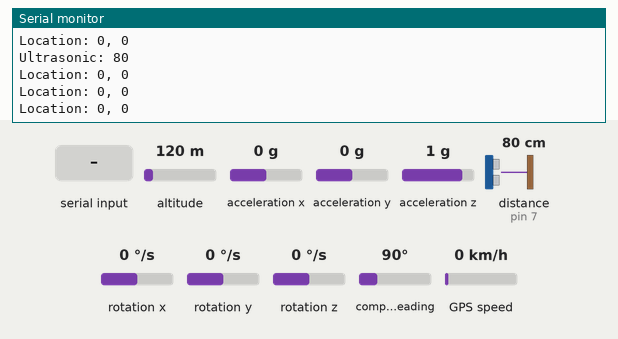
The sketch below on a simulated Arduino Uno, built with avr-gcc and run on an emulated ATmega328P. On the bench: the last lines printed to the serial monitor. The inputs (shaded band) are chosen by the test bench; at power-on: acceleration x 0 g, rotation x 0 °/s, distance to the obstacle (sensor on pin 7) 80 cm, rotation y 0 °/s, altitude 120 m, acceleration y 0 g, acceleration z 1 g, rotation z 0 °/s, compass heading 90°, GPS speed 0 km/h. The GPS gets a fix after 3 s at 37.7749, -122.4194 with 8 satellites.

Above: at 1.2 s.
1.3 s: acceleration x set to -1.4 g
At 2.48 s:
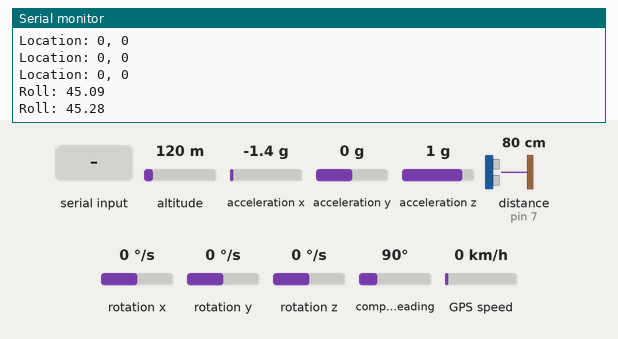
3.9 s: rotation x set to -192 °/s
At 4.7 s:
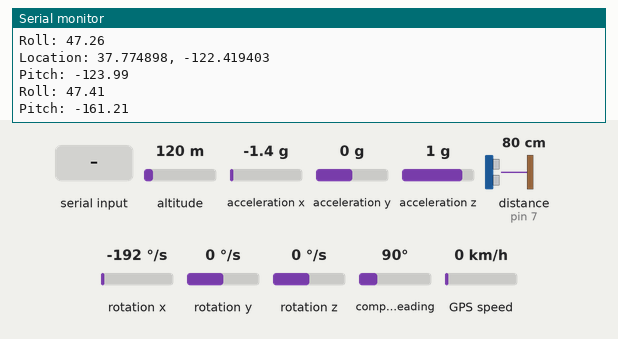
5.9 s: distance to the obstacle (sensor on pin 7) set to 2 cm
At 6.08 s:
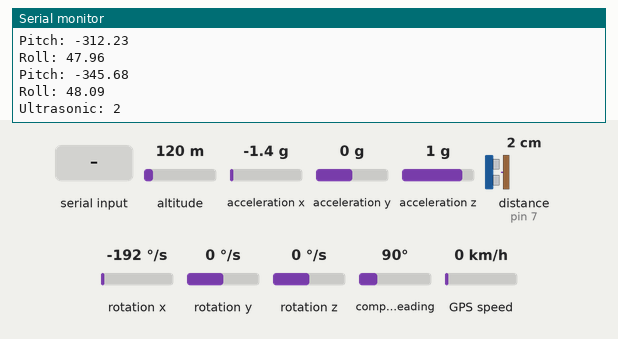
7.4 s: "1" received over the second serial link
At 8.21 s:
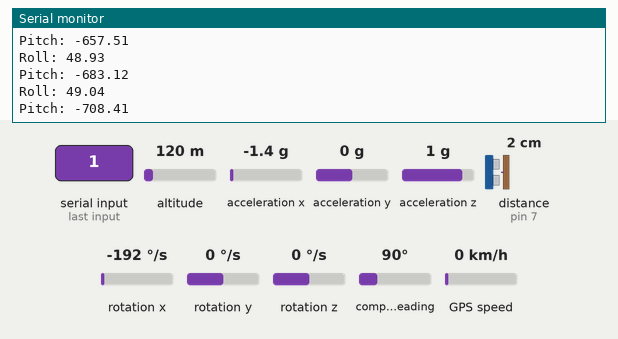
8.9 s: rotation y set to -100 °/s
At 9.49 s:
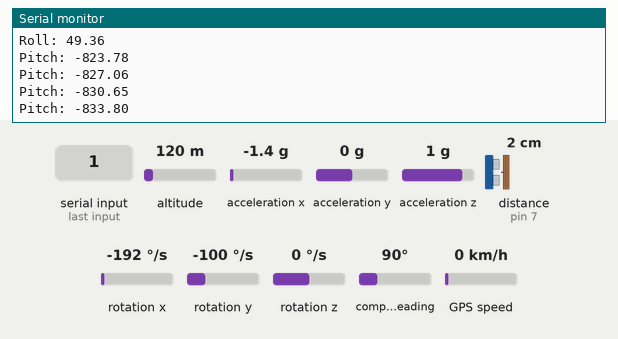
13.0 s: "0" received over the second serial link
At 14.81 s:
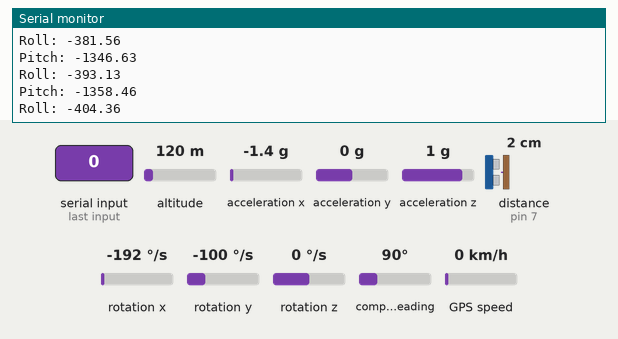
Timing chart, 0 to 15.5 s (numbered marks = the images above; inputs shaded):
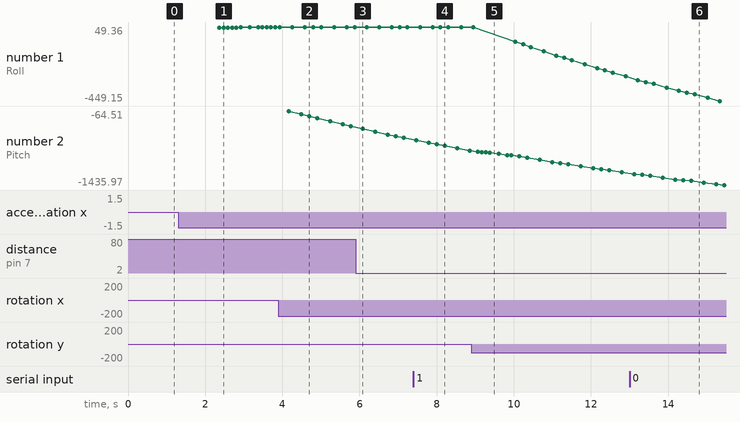

The sketch:

lectura_senesores.ino
```cpp
#include "I2Cdev.h"
#include "MPU6050.h"
#include "Wire.h"
#include "Ultrasonic.h"
#include <TinyGPSPlus.h>
#include <SoftwareSerial.h>

Ultrasonic ultrasonic(7);

TinyGPSPlus gps;
SoftwareSerial SoftSerial(6, 7);


const int mpuAddress = 0x68;
MPU6050 mpu(mpuAddress);

int ax, ay, az;
int gx, gy, gz;

long tiempo_prev;

float dt;
float ang_x, ang_y;
float ang_x_prev, ang_y_prev;

long old_ultrasonic = 0;

void updateFiltered() {
   dt = (millis() - tiempo_prev) / 1000.0;
   tiempo_prev = millis();

   float accel_ang_x = atan(ay / sqrt(pow(ax, 2) + pow(az, 2)))*(180.0 / 3.14);
   float accel_ang_y = atan(-ax / sqrt(pow(ay, 2) + pow(az, 2)))*(180.0 / 3.14);

   ang_x = 0.98*(ang_x_prev + (gx / 131)*dt) + 0.02*accel_ang_x;
   ang_y = 0.98*(ang_y_prev + (gy / 131)*dt) + 0.02*accel_ang_y;
   ang_x_prev = ang_x;
   ang_y_prev = ang_y;
}

void displayGPSInfo() {
  if (gps.location.isValid()) {
    Serial.print("Location: ");
    Serial.print(gps.location.lat(), 6);
    Serial.print(", ");
    Serial.println(gps.location.lng(), 6);
  } else {
    Serial.println("Location: 0, 0");
  }
}

void setup() {
   Serial.begin(115200);
   SoftSerial.begin(9600);
   Wire.begin(9600);
   mpu.initialize();
}

void loop() {

    if(SoftSerial.available()) {
      while (SoftSerial.available()) {
        if (gps.encode(SoftSerial.read())) {
          displayGPSInfo();
          delay(100);
          break;
        }
      }
    }

    long RangeInCentimeters = ultrasonic.MeasureInCentimeters();

    if (RangeInCentimeters < 500 && RangeInCentimeters > 0) {
      if (old_ultrasonic != RangeInCentimeters) {
        old_ultrasonic = RangeInCentimeters;
        Serial.print("Ultrasonic: ");
        Serial.println(RangeInCentimeters, DEC);
        delay(100);
      }
    }

    mpu.getAcceleration(&ax, &ay, &az);
    mpu.getRotation(&gx, &gy, &gz);
    updateFiltered();

    if (45 < ang_x || ang_x < -45) {
      Serial.print("Pitch: ");
      Serial.println(ang_x);
      delay(100);
    }
    if (45 < ang_y || ang_y < -45) {
      Serial.print("Roll: ");
      Serial.println(ang_y);
      delay(100);
    }
}
```

Measured:
- after the input at 1.3 s, the serial monitor: prints a new line after 1.1 s (image 1)
- after the input at 3.9 s, the serial monitor: prints a new line after 0.26 s (image 2)
- after the input at 5.9 s, the serial monitor: prints a new line after 0.08 s (image 3)
- after the input at 7.4 s, the serial monitor: prints a new line after 0.81 s (image 4)
- after the input at 8.9 s, the serial monitor: prints a new line after 0.27 s (image 5)
- after the input at 13.0 s, the serial monitor: prints a new line after 1.2 s (image 6)
- plotted number 1: 49.26 → -283.9 after the input at 8.9 s, -283.9 → -449.15 after the input at 13.0 s
- plotted number 2: -345.68 → -558.77 after the input at 5.9 s, -558.77 → -801.04 after the input at 7.4 s, -801.04 → -1199.7 after the input at 8.9 s, -1199.7 → -1435.97 after the input at 13.0 s
